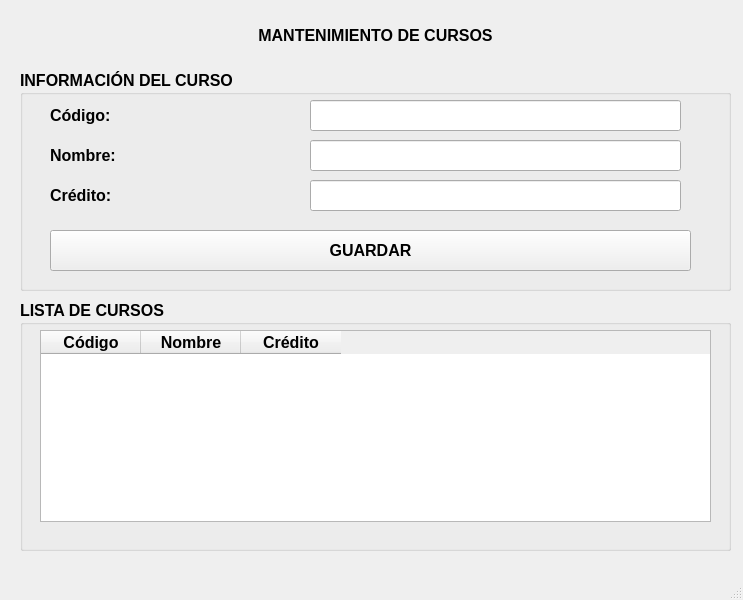
<?xml version="1.0" encoding="UTF-8"?>
<ui version="4.0">
 <class>MainWindow</class>
 <widget class="QMainWindow" name="MainWindow">
  <property name="geometry">
   <rect>
    <x>0</x>
    <y>0</y>
    <width>743</width>
    <height>600</height>
   </rect>
  </property>
  <property name="windowTitle">
   <string>MainWindow</string>
  </property>
  <widget class="QWidget" name="centralwidget">
   <widget class="QLabel" name="label">
    <property name="geometry">
     <rect>
      <x>20</x>
      <y>15</y>
      <width>711</width>
      <height>41</height>
     </rect>
    </property>
    <property name="font">
     <font>
      <pointsize>12</pointsize>
      <weight>75</weight>
      <bold>true</bold>
     </font>
    </property>
    <property name="text">
     <string>MANTENIMIENTO DE CURSOS</string>
    </property>
    <property name="alignment">
     <set>Qt::AlignCenter</set>
    </property>
   </widget>
   <widget class="QGroupBox" name="groupBox">
    <property name="geometry">
     <rect>
      <x>20</x>
      <y>70</y>
      <width>711</width>
      <height>221</height>
     </rect>
    </property>
    <property name="font">
     <font>
      <pointsize>12</pointsize>
      <weight>75</weight>
      <bold>true</bold>
     </font>
    </property>
    <property name="title">
     <string>INFORMACIÓN DEL CURSO</string>
    </property>
    <widget class="QLabel" name="label_2">
     <property name="geometry">
      <rect>
       <x>30</x>
       <y>30</y>
       <width>241</width>
       <height>31</height>
      </rect>
     </property>
     <property name="text">
      <string>Código:</string>
     </property>
    </widget>
    <widget class="QLineEdit" name="txtcodigo">
     <property name="geometry">
      <rect>
       <x>290</x>
       <y>30</y>
       <width>371</width>
       <height>31</height>
      </rect>
     </property>
    </widget>
    <widget class="QLabel" name="label_3">
     <property name="geometry">
      <rect>
       <x>30</x>
       <y>70</y>
       <width>241</width>
       <height>31</height>
      </rect>
     </property>
     <property name="text">
      <string>Nombre:</string>
     </property>
    </widget>
    <widget class="QLineEdit" name="txtnombre">
     <property name="geometry">
      <rect>
       <x>290</x>
       <y>70</y>
       <width>371</width>
       <height>31</height>
      </rect>
     </property>
    </widget>
    <widget class="QLabel" name="label_4">
     <property name="geometry">
      <rect>
       <x>30</x>
       <y>110</y>
       <width>241</width>
       <height>31</height>
      </rect>
     </property>
     <property name="text">
      <string>Crédito:</string>
     </property>
    </widget>
    <widget class="QLineEdit" name="txtcredito">
     <property name="geometry">
      <rect>
       <x>290</x>
       <y>110</y>
       <width>371</width>
       <height>31</height>
      </rect>
     </property>
    </widget>
    <widget class="QPushButton" name="btnguardar">
     <property name="geometry">
      <rect>
       <x>30</x>
       <y>160</y>
       <width>641</width>
       <height>41</height>
      </rect>
     </property>
     <property name="text">
      <string>GUARDAR</string>
     </property>
    </widget>
   </widget>
   <widget class="QGroupBox" name="groupBox_2">
    <property name="geometry">
     <rect>
      <x>20</x>
      <y>300</y>
      <width>711</width>
      <height>251</height>
     </rect>
    </property>
    <property name="font">
     <font>
      <pointsize>12</pointsize>
      <weight>75</weight>
      <bold>true</bold>
     </font>
    </property>
    <property name="title">
     <string>LISTA DE CURSOS</string>
    </property>
    <widget class="QTableWidget" name="tblcursos">
     <property name="geometry">
      <rect>
       <x>20</x>
       <y>30</y>
       <width>671</width>
       <height>192</height>
      </rect>
     </property>
     <column>
      <property name="text">
       <string>Código</string>
      </property>
     </column>
     <column>
      <property name="text">
       <string>Nombre</string>
      </property>
     </column>
     <column>
      <property name="text">
       <string>Crédito</string>
      </property>
     </column>
    </widget>
   </widget>
  </widget>
  <widget class="QMenuBar" name="menubar">
   <property name="geometry">
    <rect>
     <x>0</x>
     <y>0</y>
     <width>743</width>
     <height>26</height>
    </rect>
   </property>
  </widget>
  <widget class="QStatusBar" name="statusbar"/>
 </widget>
 <resources/>
 <connections/>
</ui>
